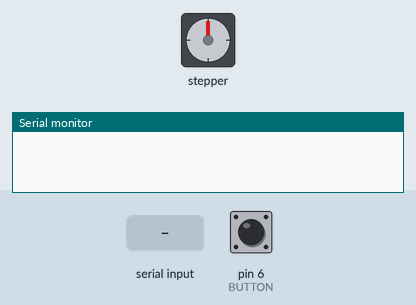
Simulated run of this sketch. Board: Arduino Uno, built with avr-gcc and run on an emulated ATmega328P. Parts: stepper motor, the last lines printed to the serial monitor. Wiring (inferred from the names in the program): stepper motor (2048 steps per turn assumed): coils pin 2, pin 3, pin 4, pin 5. Inputs (shaded band) come from the test bench; at power-on: pin 6 (BUTTON) HIGH. EEPROM starts erased.

Above: at 1.2 s.
1.3 s: pin 6 (BUTTON) pulled LOW for 0.15 s
At 1.96 s:
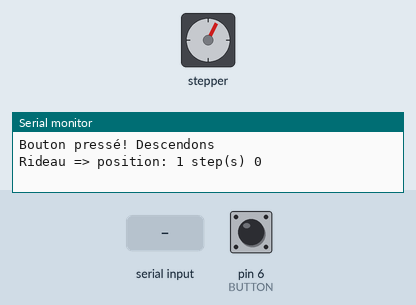
4.3 s: "30,150\n" received over Serial
At 4.9 s:
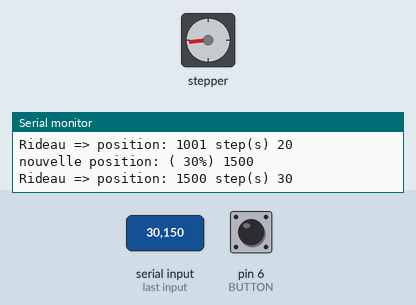
6.0 s: pin 6 (BUTTON) pulled LOW for 1 s
At 7.5 s:
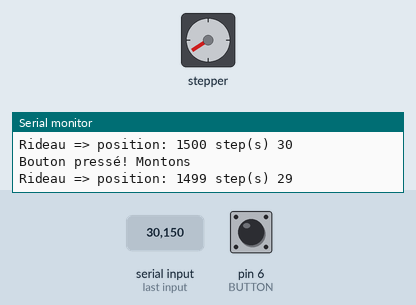
10.0 s: "90,45\n" received over Serial
13.0 s: pin 6 (BUTTON) pulled LOW for 0.15 s
At 13.8 s:
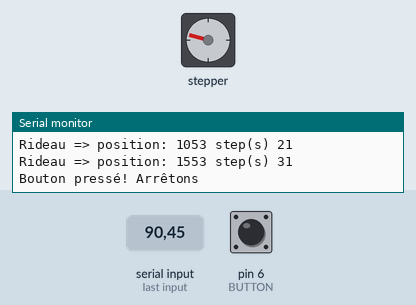
14.6 s: "90\n" received over Serial
At 15.05 s:
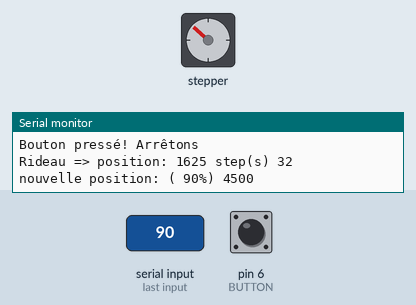
Timing chart, 0 to 20.9 s (numbered marks = the images above; inputs shaded):
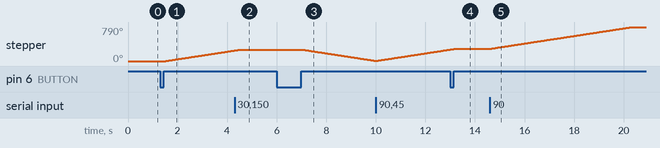

The sketch:

UnoBlind_motorShield.ino
```cpp
/*

   program:  UnoBlind_motorShield
   Daniel Perron (c) April,2018
   version 1.0


   Cette version n'utilise pas de MQTT puisqu'elle n'a pas de réseau!

   Une entrée sur le port série entre 0 et 100 changera la position du rideau


   // ULN2003  shield moteur versus moteur 28BYJ-48
   //
   // IN  2 is Coil A- Bleu
   //     3 is Coil B- Rose
   //     4 is Coil A+ Jaune
   //     5 is Coil B+ Orange
   //     5V   center tap Rouge
   //
   //     6 bouton
   //

   ref:

   - Blind using ESP8266 with motor shield
     ref: http://www.instructables.com/id/Motorized-WiFi-IKEA-Roller-Blind/


   - Hardware Timer
     ESP8266 Timer Example
     Hardware: NodeMCU
     Circuits4you.com
     2018
     LED Blinking using Timer
     https://circuits4you.com/2018/01/02/esp8266-timer-ticker-example/
*/


//Attention utilisation du timer 1 comme interval pour le stepper
// donc pas de PWM possible


uint16_t timer1_counter;


#include <EEPROM.h>


// structure created to store information into EEPROM

typedef struct {
unsigned short ID;     // Identification du Blind P.S. non utiliser
long totalStep;        // Nombre total de pas entre le haut et le bas
long currentStep;      // Position en nombre de pas depuis la position ouverte
}config_struct;

config_struct config;

long stepTarget;       // Position cible en pas
long stepRefresh;      // Position actuel de puis le dernier affichage


//====== GPIO DEFINITION


#define STEPPER_A_NEG 2
#define STEPPER_A_POS 4
#define STEPPER_B_NEG 3
#define STEPPER_B_POS 5
#define BUTTON        6


// STEPPER MOTOR DEFINITION
bool stepA[4]={true,true,false,false};
bool stepB[4]={false,true,true,false};


volatile bool updateEEpromFlag= false;   // Flag pour indiquer quìl faut changer les données dans le EEROM
volatile bool stepperMoveFlag=false;     // Flag pour indiquer que le stepper bouge
volatile uint8_t bstep;                  // variable temporaire pour lìnterruption (mirroir des sorties 1 a 4)
unsigned long lapsetime;                 // délais pour afficher la position


unsigned long buttonDebounceTime;       // variable qui indique le temps de debounce pour le bouton
bool          buttonState=false;        // état du boutton après debounce
unsigned long pressTime;                // valeur indiquant le temps que le bouton a été pressé
uint8_t       buttonUpDown=true;        // Idique la prochaine fonction du bouton. Monter ou descendre


// état du cycle de debounce du bouton pour la calibration
#define CALIB_NONE   0
#define CALIB_DOWN   1
#define CALIB_UP     2
#define CALIB_DONE   3

uint8_t calib_state;


// temps aloué pour le bouton. Debounce et calibration mode
#define DEBOUNCE_TIME      50
#define CALIB_TIME         3000
#define VERY_LONG_TIME     10000


// EEROM stuff
//===========================================
  void ReadEEprom(){
    int loop;
    uint8_t * pointer = (uint8_t *)  &config;
    for(loop=0;loop<sizeof(config_struct);loop++)
     {
        *pointer=EEPROM.read(loop);
        pointer++;
     }
  }

//===========================================
  void WriteEEprom(){
    int loop;
    uint8_t * pointer = (uint8_t *)  &config;
    for(loop=0;loop<sizeof(config_struct);loop++)
     {
        EEPROM.write(loop, *pointer);
        pointer++;
     }
  }


//Fonction de debounce du bouton
// Cette fonction enlève le changement intempestif du bouton lorsqu'il bascule.

bool checkButton()
{
  bool BState = digitalRead(BUTTON);

  if(BState == buttonState)
    {
      buttonDebounceTime=millis();
    }
   else
    {
      if( (millis() - buttonDebounceTime) > DEBOUNCE_TIME)
            {
              buttonState=BState;
              if(!buttonState)
                pressTime= millis();
            }
    }
  return buttonState;
}

// OK le boutton a été pressé que fait-on?
// On monte ou on descend

void moveUpDown()
{
   long istep;

   noInterrupts();
   istep = config.currentStep;
   interrupts();

   //Bougeons nous?
   if(stepTarget == istep)
    {
      //Ok nous ne bougeons pas alors
      if(config.currentStep == 0)
       {
           buttonUpDown=false;
           // Nous sommes en haut alors descendons
           stepTarget= config.totalStep;
       }
      else if(config.currentStep == config.totalStep)
       {
           // Nous sommes en bas alors montons
           buttonUpDown=true;
           stepTarget=0;
           return;
       }
       else
       {
       // Ni en Haut ou en bas alors inversont le dernier mouvement
       buttonUpDown = !buttonUpDown;
       stepTarget = buttonUpDown ? 0 : config.totalStep;
       }
       Serial.print("Bouton pressé! ");
       Serial.println(buttonUpDown ? "Montons" : "Descendons");

    }
    else
    {
      // Nous bougeons alors arrêtons
      noInterrupts();
      stepTarget=config.currentStep;
      interrupts();
      Serial.println("Bouton pressé! Arrêtons\r\n");
      updateEEpromFlag=true;  // enregistront la position dans le eerom
    }

}


//======== CALIBRATION


// sub-fonction du cycle de calibration  startCalibration,startCalibrationUP and recordCalibrationCount

// Début de la calibration descendons le rideau jusqu'a temps que le bouton soit actionné .....
void startCalibration()
{
  Serial.println("Début Calibration descendons le rideau\r\n");
   config.currentStep=0;
   stepTarget=1000000;
}

// Ok le bas est détecté. Montons le rideau jusqu'a temps que le bouton soit actionné ........
void startCalibrationUP()
{
  Serial.println("Calibration! Montons le rideau\r\n");
  noInterrupts();
  config.currentStep=0;
  stepTarget=-1000000;
  interrupts();
}

// Calibration OK! Enregistrons la calibration dans le eerom
void recordCalibrationCount()
{
  noInterrupts();
  config.totalStep= -(config.currentStep);
  config.currentStep=0;
  stepTarget=0;
  interrupts();
  Serial.print("Calibration faite! TotalCount=");
  Serial.println(config.totalStep);

}


// Fonction principale de calibration
//
// CALIB_NONE : Le bouton a été pressé moins que CALIB_TIME alors bouge rideau
//              si c'est plus part une calibration.
// CALIB_DOWN : Le bouton arrête la descente et maintenant le rideau monte.
// CALIB_UP:    Le bouton arrête la monté.
// CALIB_DONE:  La nouvelle calibration est enregistré dans le EEROM et la position est 0

void calibCycle()
{
  static bool LastButton= true;
  bool cur_button= checkButton();
  unsigned long delta;
  switch(calib_state){

   case CALIB_NONE: if(cur_button && (!LastButton))
                    {

                     // Combien de temps que le bouton a été pressé
                     delta = millis() - pressTime;
                     if(delta > VERY_LONG_TIME)
                       break; // oubli le bouton a été pressé trop longtemps
                     if(delta > CALIB_TIME)
                      {
                       // ok nous avons une calibration à faire.
                       startCalibration();
                       calib_state= CALIB_DOWN;
                       break;
                      }
                      // ce n'est pas une calibration alors vérifions
                      // le prochain mouvement du rideau (monter, descendre ou arrêter)
                      moveUpDown();
                     }
                     break;
   case CALIB_DOWN:if(!cur_button && (LastButton))
                     {
                     startCalibrationUP();
                     calib_state=CALIB_UP;
                     }
                   break;
   case CALIB_UP:  if(!cur_button && (LastButton))
                     {
                      recordCalibrationCount();
                      calib_state=CALIB_DONE;
                     }
                   break;
   default:
                   if(cur_button)
                   {
                   calib_state= CALIB_NONE;
                   }
  }
  LastButton = cur_button;
}

//== Interuption du timer 1
// si currentStep == stepTarget.  Nous sommes rendus alors arrêtons
// sinon gardons l'interuption actif et changeons la position du stepper
ISR(TIMER1_OVF_vect)
{
  TCNT1 = timer1_counter;
   bstep = config.currentStep & 0x3;
     if(config.currentStep == stepTarget)
    {
      digitalWrite(STEPPER_A_POS, false);  // déactivons le stepper
      digitalWrite(STEPPER_B_POS, false);  // le ULN2003 inverse
      digitalWrite(STEPPER_A_NEG, false);
      digitalWrite(STEPPER_B_NEG, false);
      stepperMoveFlag=false;
      TIMSK1 &= ~_BV(TOIE1);   // disable interrupt
      updateEEpromFlag=true;
    }
    else
   {
    stepperMoveFlag=true;
      digitalWrite(STEPPER_A_POS, stepA[bstep] ? 0 : 1);
      digitalWrite(STEPPER_A_NEG, stepA[bstep] ? 1 : 0);
      digitalWrite(STEPPER_B_POS, stepB[bstep] ? 0 : 1);
      digitalWrite(STEPPER_B_NEG, stepB[bstep] ? 1 : 0);
      if(config.currentStep > stepTarget)
          config.currentStep--;
     else
          config.currentStep++;
    }
}


//===== Affiche status
void   publishStatus()
{
   char buffer[32];
   long ltemp;
   if(config.totalStep > 0)
    {
      noInterrupts();
      stepRefresh = config.currentStep;
      interrupts();
      ltemp = (stepRefresh *100) / config.totalStep;
      ltoa(ltemp,buffer,10);
      Serial.print("Rideau => position: ");
      Serial.print(stepRefresh);
      Serial.print(" step(s) ");
      Serial.println(ltemp);
    }
}


// fonction pour cibler la nouvelle position du rideau de pourcentage en position pas à pas.
void moveTarget(int ciblePercent)
{

  if((ciblePercent >= 0) && (ciblePercent <= 100))
   if(config.totalStep > 0)
    {
     // ok la calibration est valide et le target
     stepTarget = config.totalStep *  ciblePercent / 100;
     Serial.print("nouvelle position: ( ");
     Serial.print(ciblePercent);
     Serial.print("%) ");
     Serial.println(stepTarget);

    }


}


// fonction pour lire port serie et convertir valeur en numérique
#define MAX_IN_BUFFER 20
char serialInBuffer[MAX_IN_BUFFER];
int  serialInPosition;
// fonction retourne -1 si rien sinon retourne la valeur entre 0 et 100
int CheckSerialInput()
{
  int ivaleur;
  char inchar = Serial.read();

    switch (inchar) {
      case '\r': // Return on CR
        // ignore cariage return
        return -1;
      case '\n': // ok nous avons une ligne
        if(serialInPosition >= MAX_IN_BUFFER)
         {
           // scrapt info buffer trop long
           serialInPosition=0;
           return -1;
         }
         serialInBuffer[serialInPosition]=0;
         // ok converti en valeur numérique
         ivaleur= atoi(serialInBuffer);
         serialInPosition=0;
         return ivaleur;
      default:
        if (serialInPosition < (MAX_IN_BUFFER -1)) {
          serialInBuffer[serialInPosition++]= inchar;
        }
    }
  // No end of line has been found, so return -1.
  return -1;
}


void setup()
{
    Serial.begin(115200);

    serialInPosition=0; // rien dans le port série;


    pinMode(BUTTON, INPUT_PULLUP);
    pinMode(STEPPER_A_POS,OUTPUT);
    pinMode(STEPPER_A_NEG,OUTPUT);
    pinMode(STEPPER_B_POS,OUTPUT);
    pinMode(STEPPER_B_NEG,OUTPUT);
    digitalWrite(STEPPER_A_POS, false);
    digitalWrite(STEPPER_A_NEG, false);
    digitalWrite(STEPPER_B_POS, false);
    digitalWrite(STEPPER_B_NEG, false);


    ReadEEprom();
    if(config.ID != 0xA501)
      {
        config.ID=0xA501;
        config.totalStep=5000;
        config.currentStep=0;
        WriteEEprom();
      }
     stepTarget=config.currentStep;
     stepperMoveFlag=false;
     updateEEpromFlag = false;
     lapsetime=millis();

     buttonState=true;
     checkButton();  // set l'état du boutton;

     timer1_counter = (65536 - 125) ; // set 2ms


     // set timer1
     noInterrupts();
     TCCR1A=0;
     TCCR1B=0;
     TCNT1= timer1_counter;
     TCCR1B |= (1 << CS12);    // 256 prescaler
     TIMSK1 |= (1 << TOIE1);   // enable timer overflow interrupt
     interrupts();
}


//=======================================================================
//                MAIN LOOP
//=======================================================================
void loop()
{
   int itemp;

   unsigned long deltatime;
  deltatime = millis() - lapsetime;
  if(deltatime > 1000)
    {
       if(deltatime > 60000)
        {
          // ok more that 60 seconds without news let's send status
          stepRefresh = ~config.currentStep;
        }

       if(stepRefresh != config.currentStep)
        {
          publishStatus();
          lapsetime=millis();
        }
    }

    if(!stepperMoveFlag)
    {
     if(updateEEpromFlag)
      {
          WriteEEprom();
          updateEEpromFlag=false;
      }

      if(stepTarget != config.currentStep)
         {
              stepperMoveFlag= true;
              noInterrupts();
              TCNT1 = timer1_counter;   // preload timer
              TIMSK1 |= (1 << TOIE1);   // enable timer overflow interrupt
              interrupts();
          }
     }
  calibCycle();
  if(Serial.available())
   {
     itemp=CheckSerialInput();
     if(itemp>=0)
        moveTarget(itemp);
   }

}
//=======================================================================
```

Measured:
- after the input at 1.3 s, stepper: keeps turning clockwise at about 88°/s, starting after 0.21 s
- after the input at 4.3 s, stepper: goes on until 4.5 s, then stays 263°
- after the input at 6.0 s, stepper: keeps turning counter-clockwise at about 88°/s, starting after 1.1 s
- after the input at 13.0 s, stepper: goes on until 13.2 s, then stays 285°
- after the input at 14.6 s, stepper: turns 505° clockwise in 5.7 s, starting at once
